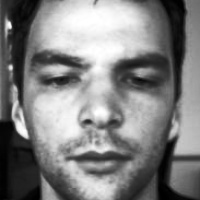
#> input picture facedata/DB/jpeg/000.jpg, 200 x 200 px; its folder holds only this picture in this run
$ python data_augmentation.py facedata/DB/jpeg/000.jpg
#> lines starting #> are read from the running program, lines starting #| are printed output that depends on the picture
# -*- coding: utf-8 -*-
"""
Created on Fri Jan 19 14:54:03 2018

@author: hiroki ito
"""
#from https://github.com/bohemian916/deeplearning_tool/blob/master/increase_picture.py
# usage: ./increase_picture.py hogehoge.jpg


import cv2
import numpy as np
import sys
import os
from pathlib import Path

"""
# ヒストグラム均一化
def equalizeHistRGB(src):

    RGB = cv2.split(src)
    Blue   = RGB[0]
    Green = RGB[1]
    Red    = RGB[2]
    for i in range(3):
        cv2.equalizeHist(RGB[i])

    img_hist = cv2.merge([RGB[0],RGB[1], RGB[2]])
    return img_hist
"""

# ヒストグラム均一化(Gray)
def equalizeHistGray(src):

    img_equ = cv2.equalizeHist(src)

    return img_equ

"""
# ガウシアンノイズ
def addGaussianNoise(src):
    row,col,ch= src.shape
    mean = 0
    var = 0.1
    sigma = 15
    gauss = np.random.normal(mean,sigma,(row,col,ch))
    gauss = gauss.reshape(row,col,ch)
    noisy = src + gauss

    return noisy
"""

# ガウシアンノイズ(gray)
def addGaussianNoiseGray(src):
    row,col= src.shape
    ch = 1
    mean = 0
    var = 0.1
    sigma = 15
    gauss = np.random.normal(mean,sigma,(row,col,ch))
    gauss = gauss.reshape(row,col)
    noisy = src + gauss
    return noisy

"""
# salt&pepperノイズ
def addSaltPepperNoise(src):
    row,col,ch = src.shape
    s_vs_p = 0.5
    amount = 0.004
    out = src.copy()
    # Salt mode
    num_salt = np.ceil(amount * src.size * s_vs_p)
    coords = [np.random.randint(0, i-1 , int(num_salt))
                 for i in src.shape]
    out[coords[:-1]] = (255,255,255)

    # Pepper mode
    num_pepper = np.ceil(amount* src.size * (1. - s_vs_p))
    coords = [np.random.randint(0, i-1 , int(num_pepper))
             for i in src.shape]
    out[coords[:-1]] = (0,0,0)
    return out
"""

# salt&pepperノイズ
def addSaltPepperNoiseGray(src):
    row,col= src.shape
    ch = 1
    s_vs_p = 0.5
    amount = 0.008
    out = src.copy()
    # Salt mode
    num_salt = np.ceil(amount * src.size * s_vs_p)
    coords = [np.random.randint(0, i-1 , int(num_salt))
                 for i in src.shape]
    out[coords] = 255

    # Pepper mode
    num_pepper = np.ceil(amount* src.size * (1. - s_vs_p))
    coords = [np.random.randint(0, i-1 , int(num_pepper))
             for i in src.shape]
    out[coords] = 0
    return out

if __name__ == '__main__':
    # ルックアップテーブルの生成
    min_table = 50
    max_table = 205
    diff_table = max_table - min_table
    gamma1 = 0.75
    gamma2 = 1.5

    LUT_HC = np.arange(256, dtype = 'uint8' )
    LUT_LC = np.arange(256, dtype = 'uint8' )
    LUT_G1 = np.arange(256, dtype = 'uint8' )
    LUT_G2 = np.arange(256, dtype = 'uint8' )

    LUTs = []

    # 平滑化用
    average_square = (5,5)

    # ハイコントラストLUT作成
    for i in range(0, min_table):
        LUT_HC[i] = 0

    for i in range(min_table, max_table):
        LUT_HC[i] = 255 * (i - min_table) / diff_table

    for i in range(max_table, 255):
        LUT_HC[i] = 255

    # その他LUT作成
    for i in range(256):
        LUT_LC[i] = min_table + i * (diff_table) / 255
        LUT_G1[i] = 255 * pow(float(i) / 255, 1.0 / gamma1)
        LUT_G2[i] = 255 * pow(float(i) / 255, 1.0 / gamma2)

    LUTs.append(LUT_HC)
    LUTs.append(LUT_LC)
    LUTs.append(LUT_G1)
    LUTs.append(LUT_G2)

    dirName = 'facedata/DB/jpeg'
    p = Path(dirName)
    for filename in p.glob("*.jpg"):
        print(str(filename))
        # 画像の読み込み
        img_src = cv2.imread(str(filename), 0)
#> img_src is the input picture: shape (200, 200); min 0, max 255, mean 128.2
        trans_img = []
        #trans_img.append(img_src)

        # LUT変換
        for i, LUT in enumerate(LUTs):
            trans_img.append( cv2.LUT(img_src, LUT))
#> after the loop, trans_img = 4 items

        # 平滑化
        trans_img.append(cv2.blur(img_src, average_square))

        # ヒストグラム均一化
        trans_img.append(equalizeHistGray(img_src))

        # ノイズ付加
        trans_img.append(addGaussianNoiseGray(img_src))
#> in addGaussianNoiseGray, `noisy = src + gauss`:
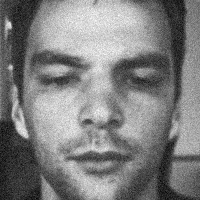
#> noisy: shape (200, 200) float64; min -46.32, max 301.6, mean 128.2; drawn with min black and max white
        trans_img.append(addSaltPepperNoiseGray(img_src))
#> in addSaltPepperNoiseGray, `out[coords] = 255`:
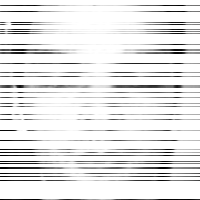
#> out: shape (200, 200); min 0, max 255, mean 231.8
#> in addSaltPepperNoiseGray, `out[coords] = 0`:
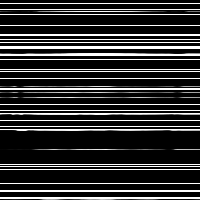
#> out: shape (200, 200); min 0, max 255, mean 48.2

        """
        # 反転
        flip_img = []
        for img in trans_img:
            flip_img.append(cv2.flip(img, 1))
        trans_img.extend(flip_img)
        """

        # 保存
        if not os.path.exists("trans_images"):
            os.mkdir("trans_images")

        #base =  os.path.splitext(os.path.basename(sys.argv[1]))[0] + "_"
        img_src.astype(np.float64)
        for i, img in enumerate(trans_img):
            # 比較用
            # cv2.imwrite("trans_images/" + base + str(i) + ".jpg" ,cv2.hconcat([img_src.astype(np.float64), img.astype(np.float64)]))
            cv2.imwrite('trans_images/' + filename.name[:3] + '_' + str(i) + ".jpg" ,img)
#> this loop made 8 passes
#> pass 1, `cv2.imwrite('trans_images/' + filename.name[:3] + '_' + str(i) + ".jpg..`:
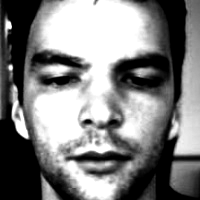
#> saved as 000_0.jpg: shape (200, 200); min 0, max 255, mean 128.1
#> pass 2, `cv2.imwrite('trans_images/' + filename.name[:3] + '_' + str(i) + ".jpg..`:
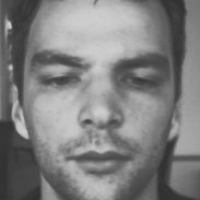
#> saved as 000_1.jpg: shape (200, 200); min 50, max 205, mean 127.4

$ run again, on facedata/DB/jpeg/177.jpg
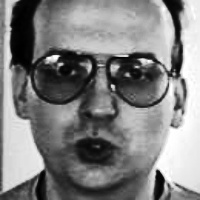
#> input picture facedata/DB/jpeg/177.jpg, 200 x 200 px
#> img_src is the input picture: shape (200, 200); min 0, max 255, mean 128.7
#> after the loop `for i, LUT in enumerate(LUTs):`: trans_img = 4 items
#> the loop `for i, img in enumerate(trans_img): # 比較用 # cv2.imwrite("trans_images/..` made 8 passes
#> pass 1, `cv2.imwrite('trans_images/' + filename.name[:3] + '_' + str(i) + ".jpg..`:
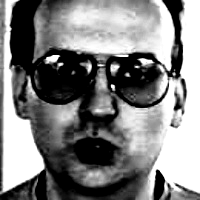
#> saved as 177_0.jpg: shape (200, 200); min 0, max 255, mean 128.8
#> pass 2, `cv2.imwrite('trans_images/' + filename.name[:3] + '_' + str(i) + ".jpg..`:
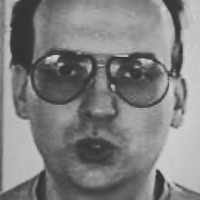
#> saved as 177_1.jpg: shape (200, 200); min 50, max 205, mean 127.8

$ run again, on facedata/DB/jpeg/182.jpg
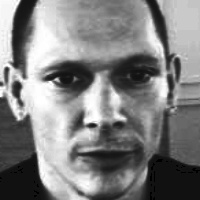
#> input picture facedata/DB/jpeg/182.jpg, 200 x 200 px
#> img_src is the input picture: shape (200, 200); min 0, max 255, mean 128.8
#> after the loop `for i, LUT in enumerate(LUTs):`: trans_img = 4 items
#> the loop `for i, img in enumerate(trans_img): # 比較用 # cv2.imwrite("trans_images/..` made 8 passes
#> pass 1, `cv2.imwrite('trans_images/' + filename.name[:3] + '_' + str(i) + ".jpg..`:
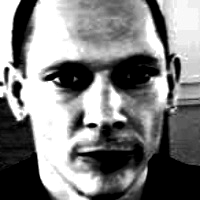
#> saved as 182_0.jpg: shape (200, 200); min 0, max 255, mean 128
#> pass 2, `cv2.imwrite('trans_images/' + filename.name[:3] + '_' + str(i) + ".jpg..`:
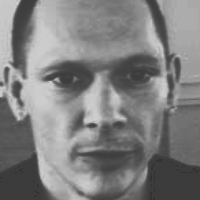
#> saved as 182_1.jpg: shape (200, 200); min 50, max 205, mean 127.8

$ run again, on facedata/DB/jpeg/055.jpg
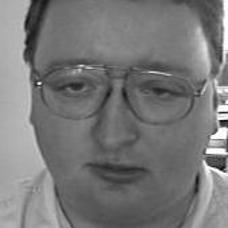
#> input picture facedata/DB/jpeg/055.jpg, 228 x 228 px
#> img_src is the input picture: shape (228, 228); min 3, max 255, mean 120.1
#> after the loop `for i, LUT in enumerate(LUTs):`: trans_img = 4 items
#> in addSaltPepperNoiseGray, `out[coords] = 0`:
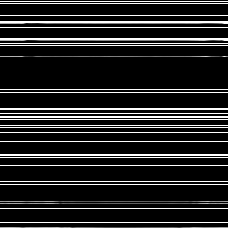
#> out: shape (228, 228); min 0, max 255, mean 36.8
#> the loop `for i, img in enumerate(trans_img): # 比較用 # cv2.imwrite("trans_images/..` made 8 passes
#> pass 2, `cv2.imwrite('trans_images/' + filename.name[:3] + '_' + str(i) + ".jpg..`:
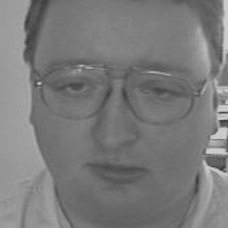
#> saved as 055_1.jpg: shape (228, 228); min 51, max 205, mean 122.5
